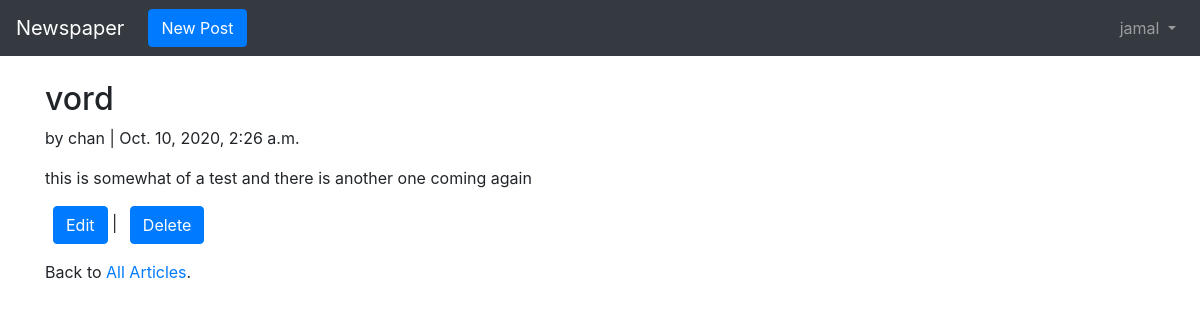
The page /articles/6/ (signed in) on the database its author committed.
### users/models.py (models this page shows)
class CustomUser(AbstractUser):
	age = models.PositiveIntegerField(null=True, blank=True)
	nickname = models.CharField(max_length=100, null=False)

### articles/models.py (models this page shows, shortened)
class Article(models.Model):
    title = models.CharField(max_length=250)
    body = models.TextField()
    date = models.DateTimeField(auto_now_add=True)
    author = models.ForeignKey(get_user_model(), on_delete=models.CASCADE, )
    class Meta:
        verbose_name = "Article"
        verbose_name_plural = "Articles"

### articles/views.py (the view)
# urls.py: path('<int:pk>/',ArticleDetailView.as_view(), name='article_detail'), # new
class ArticleDetailView(LoginRequiredMixin, DetailView): # new
	model = Article
	template_name = 'article_detail.html'
	login_url = 'login'

### templates/article_detail.html
{% extends 'base.html' %}
{% block content %}
<div class="article-entry">
<h2>{{ object.title }}</h2>
<p>by {{ object.author }} | {{ object.date }}</p>
<p>{{ object.body }}</p>
</div>
<a href="{% url 'article_edit' article.pk %}" class="btn btn-primary ml-2">Edit</a> |
<a href="{% url 'article_delete' article.pk %}" class="btn btn-primary ml-2">Delete</a></p>
<p>Back to <a href="{% url 'article_list' %}">All Articles</a>.</p>
{% endblock content %}

### templates/base.html (shortened to what this page needs)
{% load static %}
<!DOCTYPE html>
<html>
<head>
    <link href="{% static "css/bootstrap.css" %}" rel="stylesheet" type="text/css" />
</head>
<body>
    <nav class="navbar navbar-expand-md navbar-dark bg-dark mb-4">
        <a class="navbar-brand" href="{% url 'home' %}">Newspaper</a>
        {% if user.is_authenticated %}
            <ul class="navbar-nav mr-auto">
<li class="nav-item"><a href="{% url 'article_new' %}" class="btn btn-primary ml-2">New Post</a></li>
</ul>
        {% endif %}
        <div class="collapse navbar-collapse" id="navbarCollapse">
            {% if user.is_authenticated %}
            <ul class="navbar-nav ml-auto">
                <li class="nav-item">
                    <a class="nav-link dropdown-toggle" href="#" id="userMenu" data-toggle="dropdown" aria-haspopup="true" aria-expanded="false">
                        {{ user.username }}
                    </a>
                </li>
            </ul>
            {% endif %}
        </div>
    </nav>
    <div class="container">
        {% block content %}
        {% endblock content %}
    </div>
</body>
</html>

### rows shown on the page
CustomUser: username "jamal"
Article: title "vord", author "chan", date "Oct. 10, 2020, 2:26 a.m.", body "this is somewhat of a test and there is another one coming again"
